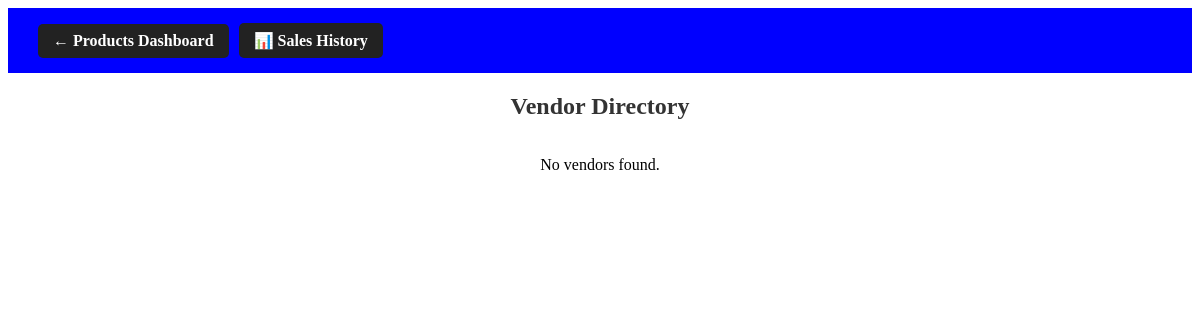
The app's page /stock (signed in), older data.
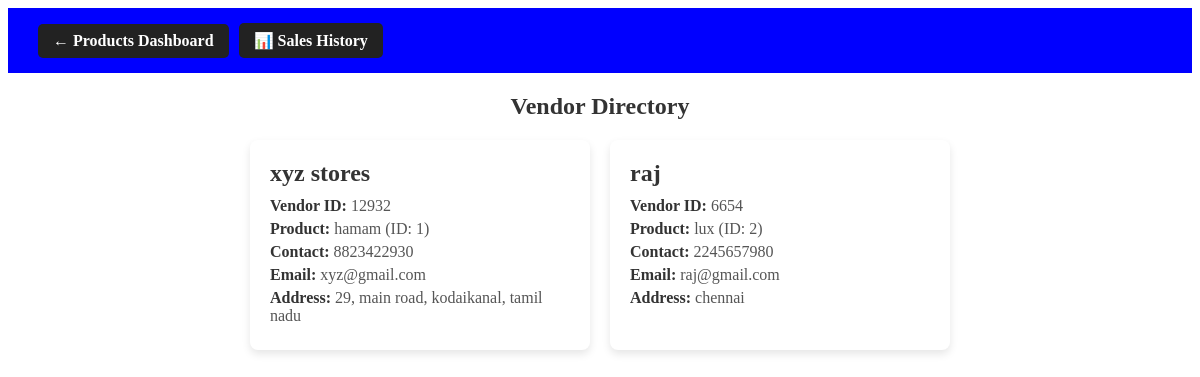
The same page, newer data.
### tables this page shows
CREATE TABLE vendor(
    pid INTEGER PRIMARY KEY,
    pname TEXT NOT NULL,
    vendorid INTEGER NOT NULL,
    vendorname TEXT,
    contactno INTEGER,
    email TEXT,
    address TEXT
);

### app.py (the view)
@app.route('/stock')
def stock():
    if 'user' not in session:
        return redirect('/')
    vendors = get_all_stockmanage()
    return render_template('stock.html', vendors=vendors)

### db_utils.py (called while the page is built)
def connect_db():
    return sqlite3.connect(DB_PATH)

def get_all_stockmanage():
    try:
        con = connect_db()
        con.row_factory = sqlite3.Row
        cursor = con.cursor()
        cursor.execute("SELECT * FROM vendor")
        vendors = cursor.fetchall()
        result = [dict(row) for row in vendors]
        cursor.close()
        con.close()
        return result
    except Exception as e:
        print(f"Error in get_all_stockmanage: {e}")
        return []

### templates/stock.html (shortened to what this page needs)
<!DOCTYPE html>
<html lang="en">
<head>
    <link rel="stylesheet" href="{{ url_for('static', filename='css/stock.css') }}">
    <link rel="stylesheet" href="https://cdnjs.cloudflare.com/ajax/libs/font-awesome/6.4.0/css/all.min.css">
</head>
<body>
    <div class="topbar">
        <a href="/products">&larr; Products Dashboard</a>
        <a href="/sales-history">📊 Sales History</a>
    </div>
    <h2>Vendor Directory</h2>
    <div class="vendor-container">
        {% if vendors %}
            {% for vend in vendors %}
                <div class="vendor-card">
                    <h3>{{ vend['vendorname'] }}</h3>
                    <p><strong>Vendor ID:</strong> {{ vend['vendorid'] }}</p>
                    <p><strong>Product:</strong> {{ vend['pname'] }} (ID: {{ vend['pid'] }})</p>
                    <p><strong>Contact:</strong> {{ vend['contactno'] or 'N/A' }}</p>
                    <p><strong>Email:</strong> {{ vend['email'] or 'N/A' }}</p>
                    <p><strong>Address:</strong> {{ vend['address'] or 'N/A' }}</p>
                </div>
            {% endfor %}
        {% else %}
            <p>No vendors found.</p>
        {% endif %}
    </div>
</body>
</html>

### static/css/stock.css (style rules this page uses)
.topbar { background-color: blue; padding: 15px 30px; display: flex; align-items: center; position: relative; }
.topbar > a:not(.dropdown-trigger) { text-decoration: none; padding: 8px 15px; background: #222; color: white; border-radius: 5px; font-weight: bold; margin-right: 10px; }
h2 { color: #333; text-align: center; }
.vendor-container { display: flex; flex-wrap: wrap; gap: 20px; justify-content: center; }
.vendor-card { background-color: white; border-radius: 8px; box-shadow: 0 4px 8px rgba(0,0,0,0.1); padding: 20px; width: 300px; transition: transform 0.2s; }
.vendor-card h3 { margin: 0 0 10px; color: #333; font-size: 1.5em; }
.vendor-card p { margin: 5px 0; color: #555; }
.vendor-card p strong { color: #333; }

Row changes from the older to the newer data that the page shows:
added vendor: vendorname "xyz stores", vendorid "12932", pname "hamam", pid "1", contactno "8823422930", email "xyz@gmail.com", address "29, main road, kodaikanal, tamil nadu"
added vendor: vendorname "raj", vendorid "6654", pname "lux", pid "2", contactno "2245657980", email "raj@gmail.com", address "chennai"
Text that changed along with them:
text no longer shown: "No vendors found."
